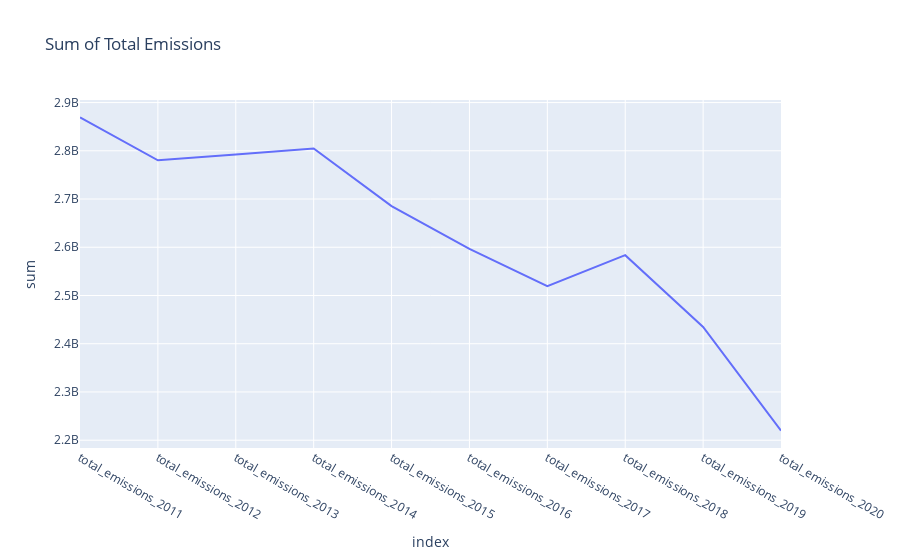

Notebook cell for this chart:
### Code cell
fig = px.line(summary_df, y="sum", title="Sum of Total Emissions")
fig.show()

### Figure 1 — Plotly figure (JSON) as saved in the notebook; plotly's stock layout.template omitted (floating-point values rounded to 4 significant figures)
{"data": [{"hovertemplate": "index=%{x}<br>sum=%{y}<extra></extra>", "legendgroup": "", "line": {"color": "#636efa", "dash": "solid"}, "marker": {"symbol": "circle"}, "mode": "lines", "name": "", "orientation": "v", "showlegend": false, "type": "scatter", "x": ["total_emissions_2011", "total_emissions_2012", "total_emissions_2013", "total_emissions_2014", "total_emissions_2015", "total_emissions_2016", "total_emissions_2017", "total_emissions_2018", "total_emissions_2019", "total_emissions_2020"], "xaxis": "x", "y": [2869000000.0, 2780000000.0, 2793000000.0, 2805000000.0, 2685000000.0, 2597000000.0, 2519000000.0, 2584000000.0, 2435000000.0, 2220000000.0], "yaxis": "y"}], "layout": {"legend": {"tracegroupgap": 0}, "title": {"text": "Sum of Total Emissions"}, "xaxis": {"anchor": "y", "domain": [0, 1], "title": {"text": "index"}}, "yaxis": {"anchor": "x", "domain": [0, 1], "title": {"text": "sum"}}}}
